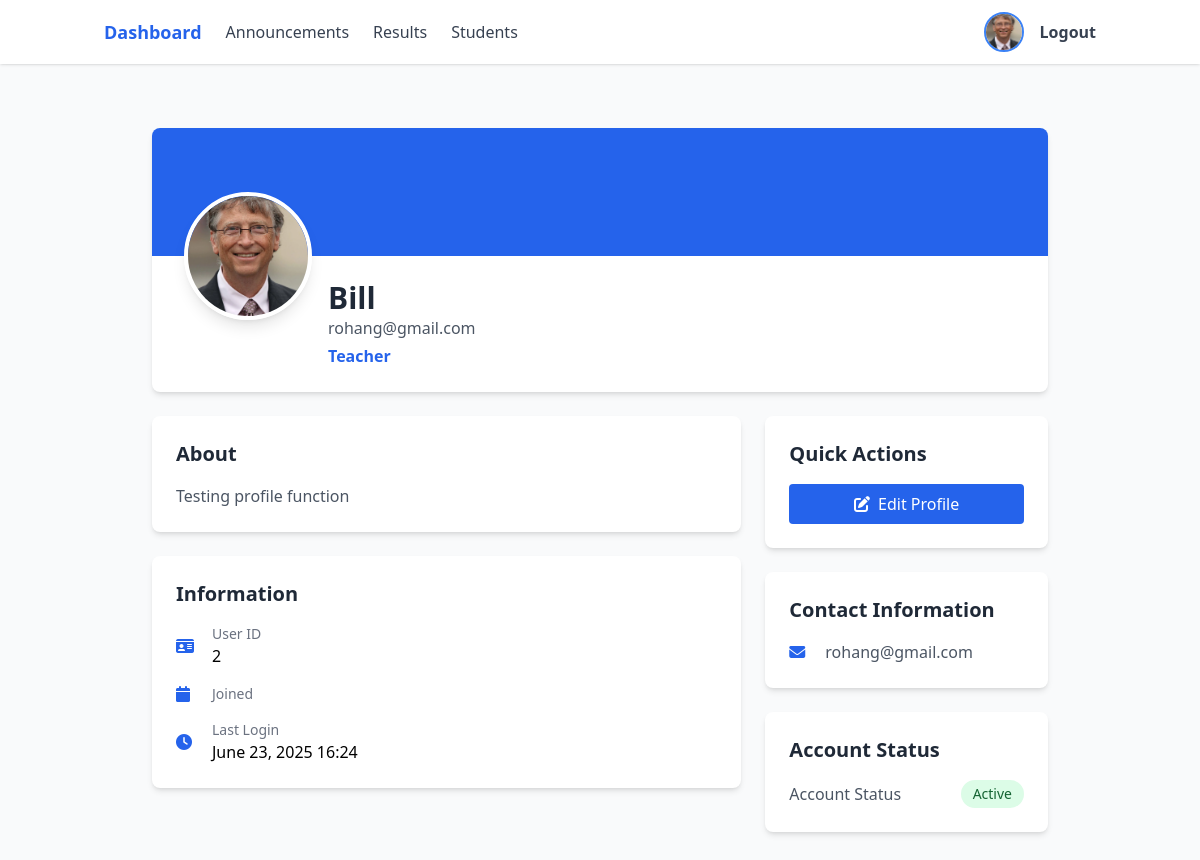
The app's page /profile/ (signed in), older data.
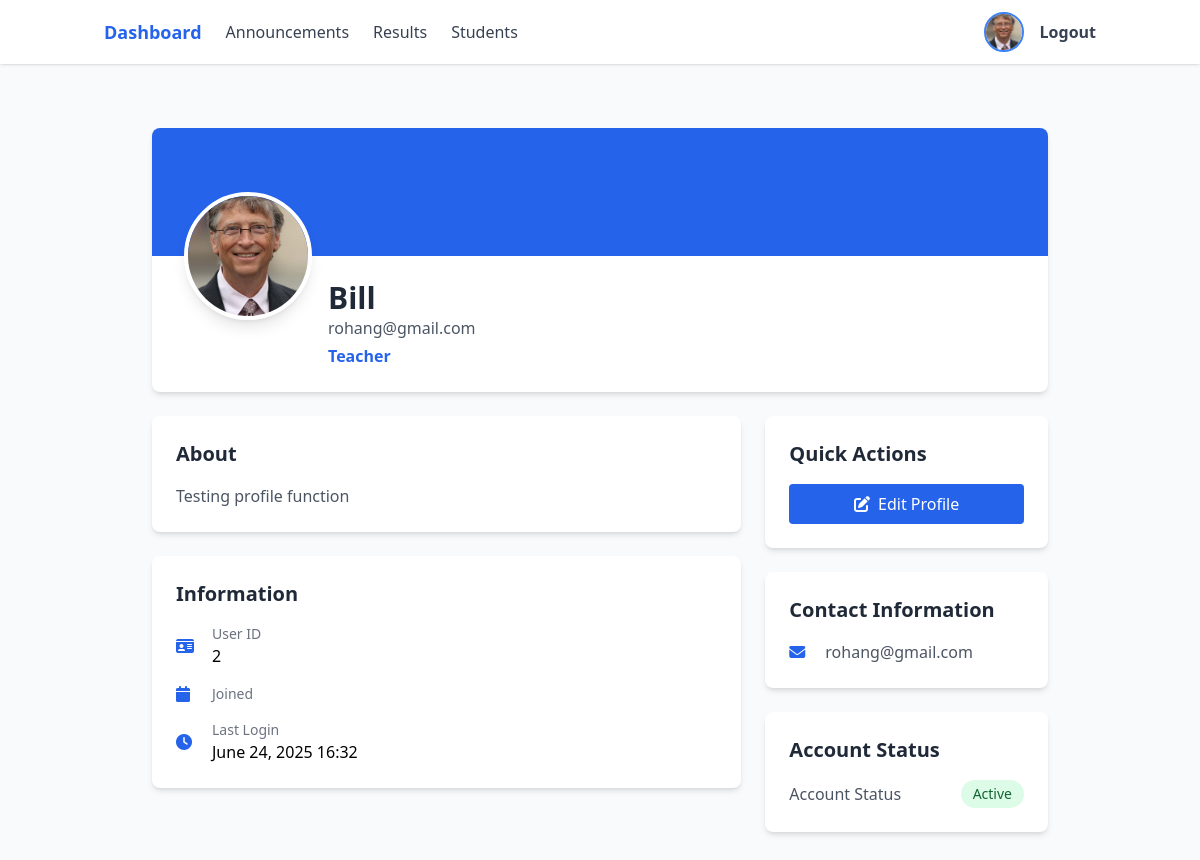
The same page, newer data.
### users/models.py (models this page shows, shortened)
class User(AbstractBaseUser, PermissionsMixin):
    ROLE_CHOICES = [
        ('teacher', 'Teacher'),
        ('student', 'Student'),
        ('admin', 'Admin'),
    ]
    email = models.EmailField(unique=True)
    role = models.CharField(max_length=10, choices=ROLE_CHOICES)
    is_active = models.BooleanField(default=True)
    is_staff = models.BooleanField(default=False)
    profile_image = models.ImageField(upload_to=user_profile_image_path, null=True, blank=True)
    full_name = models.CharField(max_length=255, null=True, blank=True)
    bio = models.TextField(null=True, blank=True)
    USERNAME_FIELD = 'email'
    REQUIRED_FIELDS = ['role']
    objects = UserManager()
    @property
    def is_teacher(self):
        return self.role == 'teacher'
    def get_role_display(self):
        return dict(self.ROLE_CHOICES).get(self.role, self.role)

### users/views.py (the view)
# urls.py: path('profile/', views.profile, name='profile'),
@login_required
def profile(request):
    if request.user.role not in ['student', 'teacher']:
        return redirect('login')
    return render(request, 'users/profile.html')

### users/templates/users/profile.html (shortened to what the changed rows need)
{% extends 'users/base.html' %}
{% block content %}
<div class="container mx-auto px-4 py-8">
    <div class="max-w-4xl mx-auto">
        <div class="bg-white rounded-lg shadow-md overflow-hidden">
            <div class="px-8 py-6 relative">
                <div class="absolute -top-16 left-8">
                    {% if user.profile_image %}
                        <img src="{{ user.profile_image.url }}" alt="Profile" class="w-32 h-32 rounded-full object-cover border-4 border-white shadow-lg">
                    {% else %}
                        <img src="https://ui-avatars.com/api/?name={{ user.full_name|default:user.email }}&background=3b82f6&color=fff&size=128" class="w-32 h-32 rounded-full object-cover border-4 border-white shadow-lg">
                    {% endif %}
                </div>
                <div class="ml-36">
                    <h2 class="text-3xl font-bold text-gray-800">{{ user.full_name }}</h2>
                    <p class="text-gray-600">{{ user.email }}</p>
                    <p class="text-blue-600 font-semibold mt-1">{{ user.get_role_display }}</p>
                </div>
            </div>
        </div>
        <div class="grid grid-cols-1 md:grid-cols-3 gap-6 mt-6">
            <div class="md:col-span-2 space-y-6">
                <div class="bg-white rounded-lg shadow-md p-6">
                    <h3 class="text-xl font-semibold text-gray-800 mb-4">About</h3>
                    <p class="text-gray-600">{{ user.bio|default:"No bio available" }}</p>
                </div>
                <div class="bg-white rounded-lg shadow-md p-6">
                    <div class="space-y-4">
                        <div class="flex items-center">
                            <div class="ml-3">
                                <p class="text-sm text-gray-500">User ID</p>
                                <p class="font-medium">{{ user.id }}</p>
                            </div>
                        </div>
                        <div class="flex items-center">
                            <div class="ml-3">
                                <p class="text-sm text-gray-500">Last Login</p>
                                <p class="font-medium">{{ user.last_login|date:"F d, Y H:i" }}</p>
                            </div>
                        </div>
                    </div>
                </div>
            </div>
            <div class="space-y-6">
                <div class="bg-white rounded-lg shadow-md p-6">
                    <div class="space-y-4">
                        <div class="flex items-center">
                            <i class="fas fa-envelope text-blue-600 w-6"></i>
                            <p class="ml-3 text-gray-600">{{ user.email }}</p>
                        </div>
                    </div>
                </div>
            </div>
        </div>
    </div>
</div>
{% endblock %}

### users/templates/users/navbar.html (shortened to what this page needs)
{% if user.is_teacher %}
<nav class="bg-white shadow fixed top-0 left-0 right-0 z-50">
    <div class="container mx-auto px-4 py-3 flex items-center justify-between">
        <div class="flex items-center space-x-6">
            <a href="{% url 'teacher_dashboard' %}" class="text-blue-600 font-bold text-lg">Dashboard</a>
            <a href="{% url 'teacher_announcements' %}" class="text-gray-700 hover:text-blue-600">Announcements</a>
            <a href="{% url 'teacher_results' %}" class="text-gray-700 hover:text-blue-600">Results</a>
            <a href="{% url 'teacher_students' %}" class="text-gray-700 hover:text-blue-600">Students</a>
        </div>
        <div class="flex items-center space-x-4">
            <a href="{% url 'profile' %}" class="flex items-center">
                {% if user.profile_image %}
                    <img src="{{ user.profile_image.url }}" alt="Profile" class="w-10 h-10 rounded-full object-cover border-2 border-blue-500">
                {% else %}
                    <span class="w-10 h-10 flex items-center justify-center rounded-full bg-gray-300 text-gray-600">
                        <i class="fas fa-user"></i>
                    </span>
                {% endif %}
            </a>
            <a href="{% url 'logout' %}" class="text-gray-700 hover:text-red-500 font-semibold">Logout</a>
        </div>
    </div>
</nav>
{% endif %}

Row changes from the older to the newer data that the page shows:
changed User "Bill": last_login "June 23, 2025 16:24" → "June 24, 2025 16:32"
